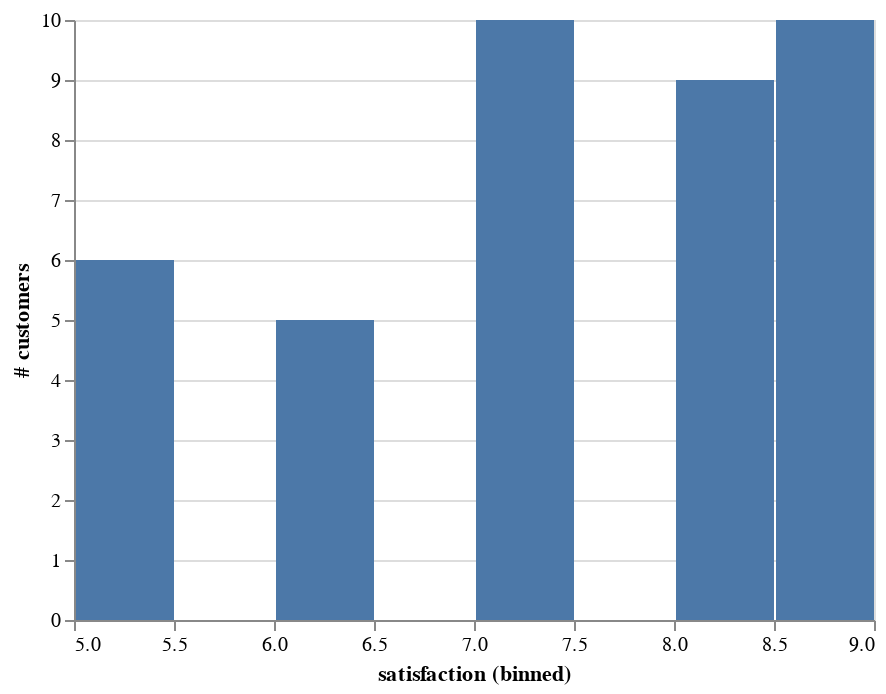

The notebook cell this image was saved under:
### Code cell
customer_df = pd.DataFrame([i[1] for i in customer_twin_examples])

customer_df

### Figure 1 — Vega-Lite specification as saved in the notebook (floating-point values rounded to 4 significant figures)
{"config": {"view": {"continuousWidth": 400, "continuousHeight": 300}}, "data": {"name": "data-5550894ec7db2b3ea851a9058ab41163"}, "mark": "bar", "encoding": {"x": {"type": "quantitative", "bin": true, "field": "satisfaction"}, "y": {"type": "quantitative", "aggregate": "count", "title": "# customers"}}, "$schema": "https://vega.github.io/schema/vega-lite/v4.8.1.json", "datasets": {"data-5550894ec7db2b3ea851a9058ab41163": [{"$metadata": {"$model": "dtmi:billmanh:patron;1"}, "satisfaction": 7, "totalWaitTime": 0}, {"$metadata": {"$model": "dtmi:billmanh:patron;1"}, "satisfaction": 9, "totalWaitTime": 0}, {"$metadata": {"$model": "dtmi:billmanh:patron;1"}, "satisfaction": 7, "totalWaitTime": 0}, {"$metadata": {"$model": "dtmi:billmanh:patron;1"}, "satisfaction": 8, "totalWaitTime": 0}, {"$metadata": {"$model": "dtmi:billmanh:patron;1"}, "satisfaction": 8, "totalWaitTime": 0}, {"$metadata": {"$model": "dtmi:billmanh:patron;1"}, "satisfaction": 6, "totalWaitTime": 0}, {"$metadata": {"$model": "dtmi:billmanh:patron;1"}, "satisfaction": 8, "totalWaitTime": 0}, {"$metadata": {"$model": "dtmi:billmanh:patron;1"}, "satisfaction": 8, "totalWaitTime": 0}, {"$metadata": {"$model": "dtmi:billmanh:patron;1"}, "satisfaction": 5, "totalWaitTime": 0}, {"$metadata": {"$model": "dtmi:billmanh:patron;1"}, "satisfaction": 9, "totalWaitTime": 0}, {"$metadata": {"$model": "dtmi:billmanh:patron;1"}, "satisfaction": 9, "totalWaitTime": 0}, {"$metadata": {"$model": "dtmi:billmanh:patron;1"}, "satisfaction": 9, "totalWaitTime": 0}, {"$metadata": {"$model": "dtmi:billmanh:patron;1"}, "satisfaction": 5, "totalWaitTime": 0}, {"$metadata": {"$model": "dtmi:billmanh:patron;1"}, "satisfaction": 7, "totalWaitTime": 0}, {"$metadata": {"$model": "dtmi:billmanh:patron;1"}, "satisfaction": 5, "totalWaitTime": 0}, {"$metadata": {"$model": "dtmi:billmanh:patron;1"}, "satisfaction": 9, "totalWaitTime": 0}, {"$metadata": {"$model": "dtmi:billmanh:patron;1"}, "satisfaction": 5, "totalWaitTime": 0}, {"$metadata": {"$model": "dtmi:billmanh:patron;1"}, "satisfaction": 8, "totalWaitTime": 0}, {"$metadata": {"$model": "dtmi:billmanh:patron;1"}, "satisfaction": 9, "totalWaitTime": 0}, {"$metadata": {"$model": "dtmi:billmanh:patron;1"}, "satisfaction": 7, "totalWaitTime": 0}, {"$metadata": {"$model": "dtmi:billmanh:patron;1"}, "satisfaction": 9, "totalWaitTime": 0}, {"$metadata": {"$model": "dtmi:billmanh:patron;1"}, "satisfaction": 8, "totalWaitTime": 0}, {"$metadata": {"$model": "dtmi:billmanh:patron;1"}, "satisfaction": 8, "totalWaitTime": 0}, {"$metadata": {"$model": "dtmi:billmanh:patron;1"}, "satisfaction": 9, "totalWaitTime": 0}, {"$metadata": {"$model": "dtmi:billmanh:patron;1"}, "satisfaction": 6, "totalWaitTime": 0}, {"$metadata": {"$model": "dtmi:billmanh:patron;1"}, "satisfaction": 6, "totalWaitTime": 0}, {"$metadata": {"$model": "dtmi:billmanh:patron;1"}, "satisfaction": 9, "totalWaitTime": 0}, {"$metadata": {"$model": "dtmi:billmanh:patron;1"}, "satisfaction": 6, "totalWaitTime": 0}, {"$metadata": {"$model": "dtmi:billmanh:patron;1"}, "satisfaction": 7, "totalWaitTime": 0}, {"$metadata": {"$model": "dtmi:billmanh:patron;1"}, "satisfaction": 7, "totalWaitTime": 0}, {"$metadata": {"$model": "dtmi:billmanh:patron;1"}, "satisfaction": 9, "totalWaitTime": 0}, {"$metadata": {"$model": "dtmi:billmanh:patron;1"}, "satisfaction": 5, "totalWaitTime": 0}, {"$metadata": {"$model": "dtmi:billmanh:patron;1"}, "satisfaction": 7, "totalWaitTime": 0}, {"$metadata": {"$model": "dtmi:billmanh:patron;1"}, "satisfaction": 8, "totalWaitTime": 0}, {"$metadata": {"$model": "dtmi:billmanh:patron;1"}, "satisfaction": 7, "totalWaitTime": 0}, {"$metadata": {"$model": "dtmi:billmanh:patron;1"}, "satisfaction": 5, "totalWaitTime": 0}, {"$metadata": {"$model": "dtmi:billmanh:patron;1"}, "satisfaction": 8, "totalWaitTime": 0}, {"$metadata": {"$model": "dtmi:billmanh:patron;1"}, "satisfaction": 7, "totalWaitTime": 0}, {"$metadata": {"$model": "dtmi:billmanh:patron;1"}, "satisfaction": 6, "totalWaitTime": 0}, {"$metadata": {"$model": "dtmi:billmanh:patron;1"}, "satisfaction": 7, "totalWaitTime": 0}]}}
